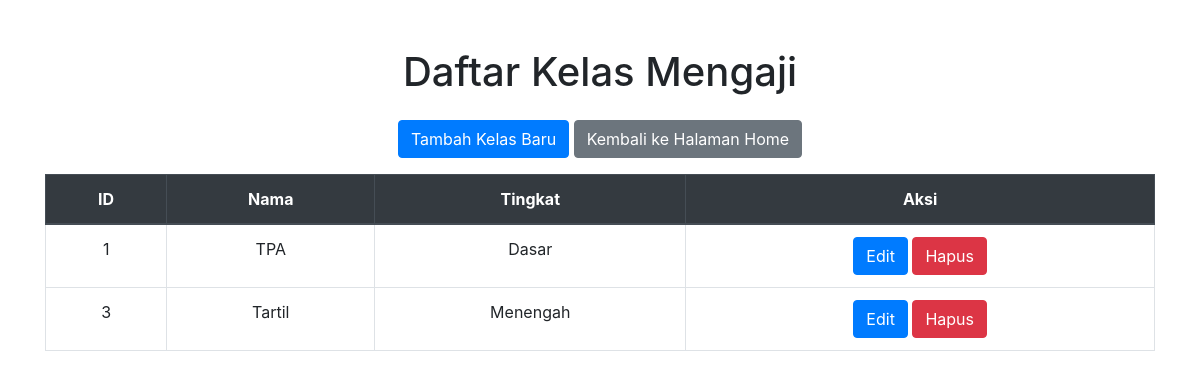
/views/kelasmengaji/index.php (signed in), run on the app's committed database.
### tables this page shows
CREATE TABLE `kelasmengaji` (
  `id` int(11) NOT NULL,
  `nama` varchar(50) NOT NULL,
  `tingkat` varchar(20) NOT NULL
);

### views/kelasmengaji/index.php (the view, shortened to what this page needs)
<?php
require_once '../../config/koneksi.php';
$query = "SELECT * FROM kelasmengaji";
$result = mysqli_query($koneksi, $query);
$daftar_kelas = [];
while ($row = mysqli_fetch_assoc($result)) {
    $daftar_kelas[] = $row;
}
?>
<!DOCTYPE html>
<html lang="en">
<head>
    <link rel="stylesheet" href="https://stackpath.bootstrapcdn.com/bootstrap/4.5.2/css/bootstrap.min.css">
</head>
<body>
    <div class="container">
        <h1 class="mt-5 center-text">Daftar Kelas Mengaji</h1>
        <div class="text-center">
            <a href="tambah.php" class="btn btn-primary mt-3">Tambah Kelas Baru</a>
            <a href="../../index.php" class="btn btn-secondary mt-3">Kembali ke Halaman Home</a>
        </div>
        <table class="table table-bordered mt-3 center-table text-center">
            <thead class="thead-dark">
                <tr>
                    <th>ID</th>
                    <th>Nama</th>
                    <th>Tingkat</th>
                    <th>Aksi</th>
                </tr>
            </thead>
            <tbody>
                <?php foreach ($daftar_kelas as $kelas): ?>
                <tr>
                    <td><?= $kelas['id'] ?></td>
                    <td><?= $kelas['nama'] ?></td>
                    <td><?= $kelas['tingkat'] ?></td>
                    <td>
                        <a href="edit.php?id=<?= $kelas['id'] ?>" class="btn btn-primary">Edit</a>
                        <a href="hapus.php?id=<?= $kelas['id'] ?>" class="btn btn-danger"
                            onclick="return confirm('Apakah Anda yakin ingin menghapus data?')">Hapus</a>
                    </td>
                </tr>
                <?php endforeach; ?>
            </tbody>
        </table>
    </div>
</body>
</html>

### views/kelasmengaji/index.php (style rules this page uses)
.center-text { text-align: center; }
.center-table { margin: 0 auto; }

### data on the page
kelasmengaji: id "1", nama "TPA", tingkat "Dasar"
kelasmengaji: id "3", nama "Tartil", tingkat "Menengah"
